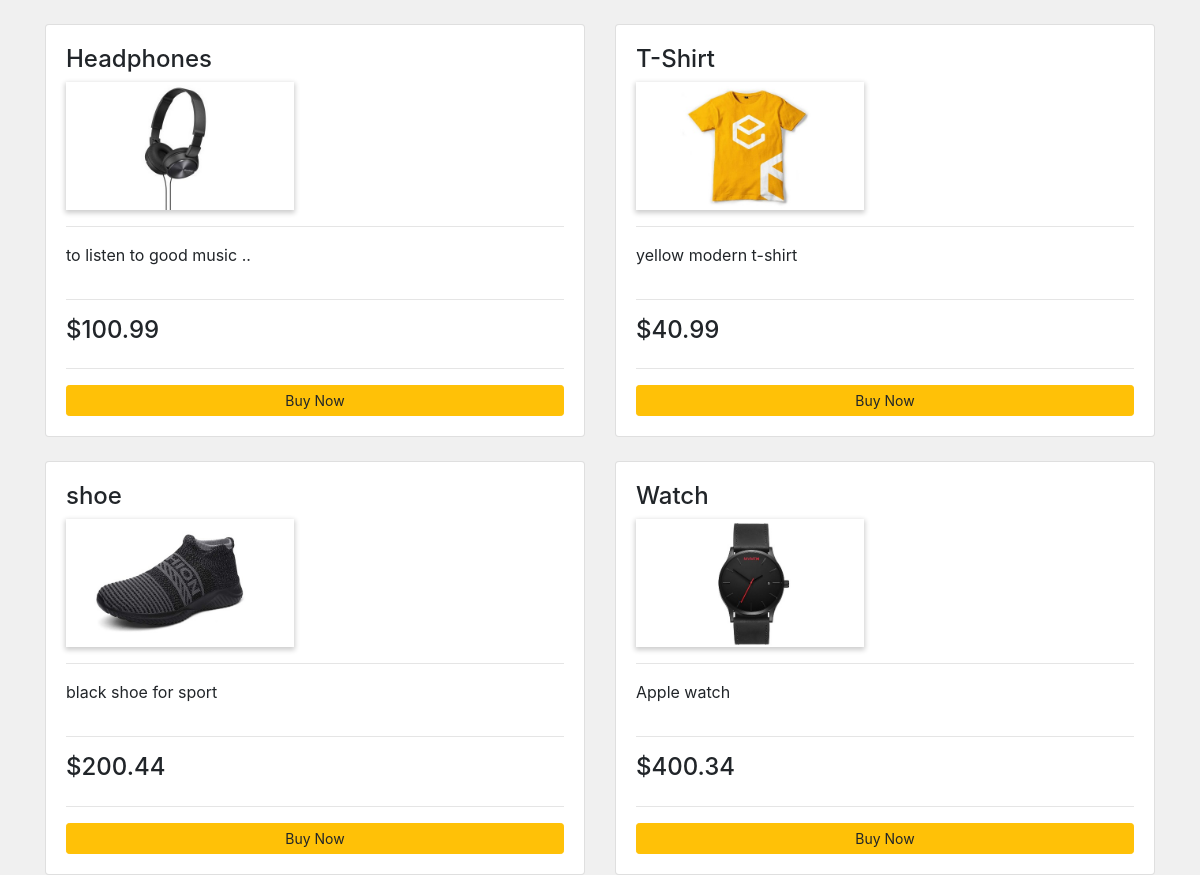
The page / on the database its author committed.
### base/models.py (models this page shows, shortened)
class Product(models.Model):
    name = models.CharField(_("name"), max_length=50)
    description = models.TextField(_("description"))
    image_url = models.ImageField(_("image"), upload_to='images' , blank=True , null=True)
    price = models.FloatField(blank=True , null=True)
    class Meta:
        verbose_name = _("Product")
        verbose_name_plural = _("Products")

### base/views.py (the view)
# urls.py: path('', views.store, name="store"),
def store(request):
	products = Product.objects.all()
	context = {'products':products}
	return render(request, 'store.html', context)

### templates/store.html (shortened to what this page needs)
<!DOCTYPE html>
<html>
<head>
	<link rel="stylesheet" href="https://stackpath.bootstrapcdn.com/bootstrap/4.4.1/css/bootstrap.min.css">
</head>
<body>
	<div class="container">
		<div class="row">
			{% for product in products %}
				<div class="col-lg-6">
					<br>
					<div class="card card-body">
						<h4>{{product.name}}</h4>
						<img src={{product.image_url.url}}>
						<hr>
						<p>{{product.description}}</p>
						<hr>
						<h4>${{product.price}}</h4>
						<hr>
						<a target="_blank" class="btn btn-sm btn-warning" href="{% url 'checkout' product.pk %}">Buy Now</a>
					</div>
				</div>
			{% endfor %}
		</div>
	</div>
</body>
</html>

### templates/store.html (style rules this page uses)
body { background-color: #f0f0f0; }
img { max-width: 228px; max-height: 346px; box-shadow: 0 2px 5px 1px rgba(0,0,0,.2); }

### rows shown on the page
Product: name "Headphones", image_url (picture), description "to listen to good music ..", price "100.99"
Product: name "T-Shirt", image_url (picture), description "yellow modern t-shirt", price "40.99"
Product: name "shoe", image_url (picture), description "black shoe for sport", price "200.44"
Product: name "Watch", image_url (picture), description "Apple watch", price "400.34"
